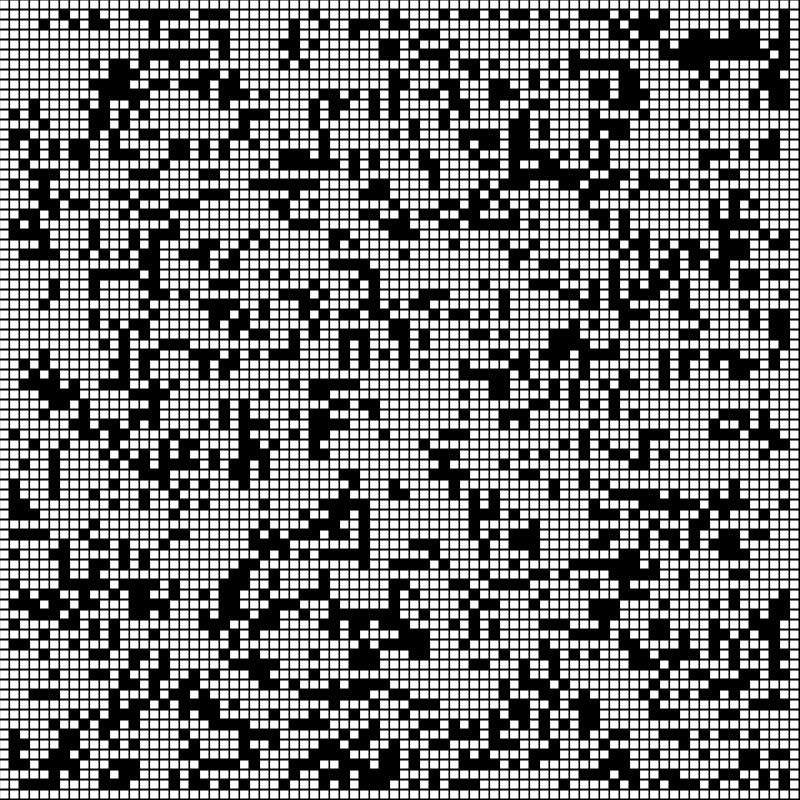
Frame 1 (no input)
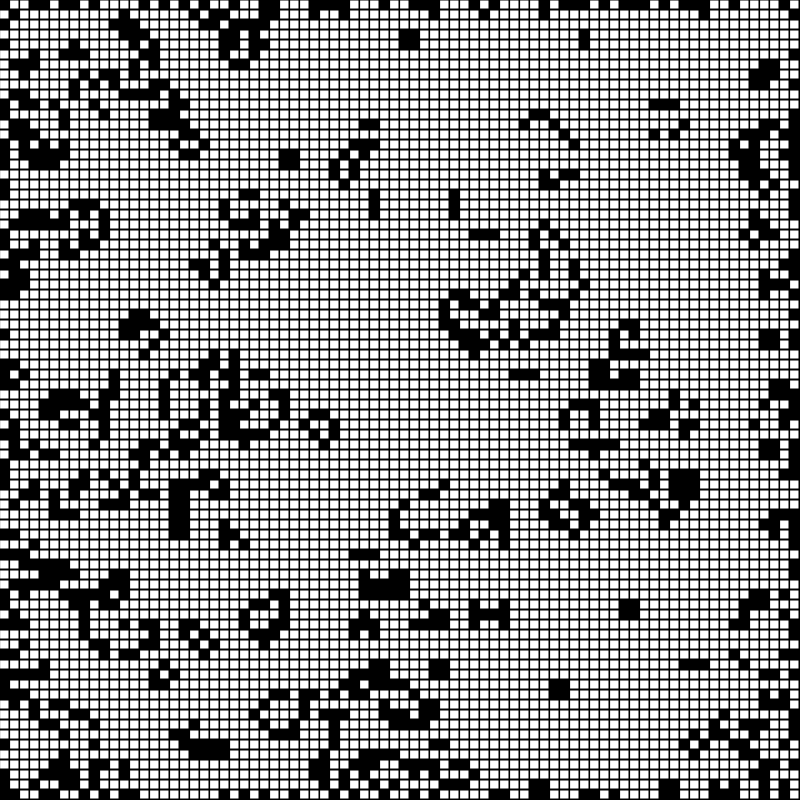
Frame 60 (no input)
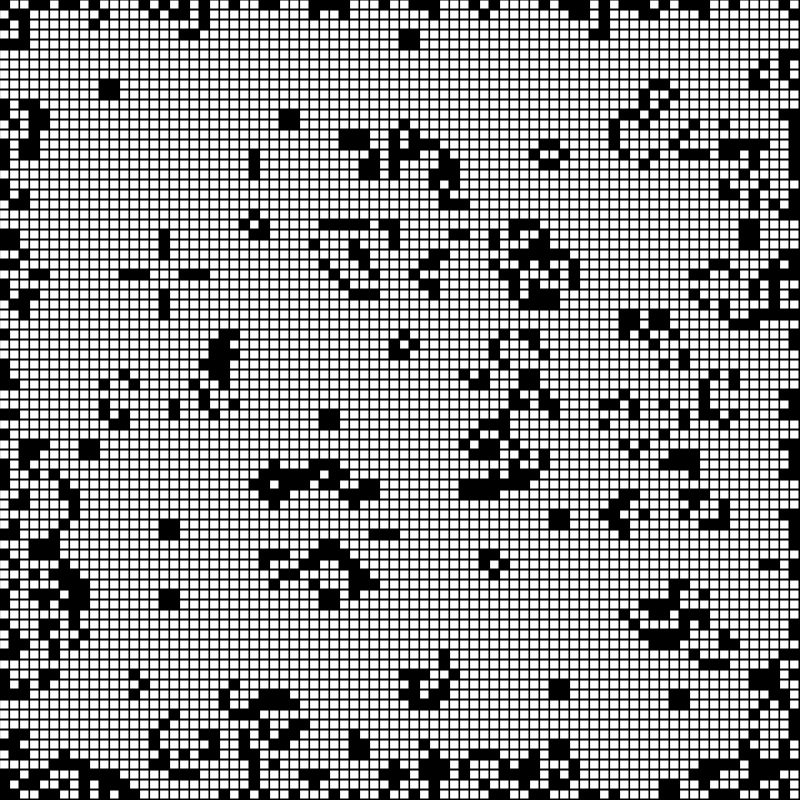
Frame 120 (the mouse pressed at the canvas centre since frame 60)

The p5.js sketch that drew these frames (run headless with seeded random() and noise() and a simulated clock; from frame 60 on, the mouse is pressed at the canvas centre):

// p5.js sketch
// ── sketch.js
let cellSize = 10;
let cols, rows;
let grid, nextGrid;

function setup() {
  createCanvas(800, 800);
  cols = floor(width / cellSize);
  rows = floor(height / cellSize);
  grid = make2DArray(cols, rows);
  nextGrid = make2DArray(cols, rows);
  for (let i = 0; i < cols; i++) {
    for (let j = 0; j < rows; j++) {
      grid[i][j] = floor(random(2));
    }
  }
}

function draw() {
  background(0);
  generate();
  for (let i = 0; i < cols; i++) {
    for (let j = 0; j < rows; j++) {
      if ((grid[i][j] == 1)) fill(0);
      else fill(255);
      stroke(0);
      rect(i * cellSize, j * cellSize, cellSize - 1, cellSize - 1);
    }
  }
}

function make2DArray(cols, rows) {
  let arr = new Array(cols);
  for (let i = 0; i < arr.length; i++) {
    arr[i] = new Array(rows);
  }
  return arr;
}

function generate() {
  for (let x = 1; x < cols - 1; x++) {
    for (let y = 1; y < rows - 1; y++) {
      let neighbors = 0;
      for (let i = -1; i <= 1; i++) {
        for (let j = -1; j <= 1; j++) {
          neighbors += grid[x+i][y+j];
        }
      }
      neighbors -= grid[x][y];
      if ((grid[x][y] == 1) && (neighbors <  2)) nextGrid[x][y] = 0;
      else if ((grid[x][y] == 1) && (neighbors >  3)) nextGrid[x][y] = 0;
      else if ((grid[x][y] == 0) && (neighbors == 3)) nextGrid[x][y] = 1;
      else nextGrid[x][y] = grid[x][y];
    }
  }
  let temp = grid;
  grid = nextGrid;
  nextGrid = temp;
}
